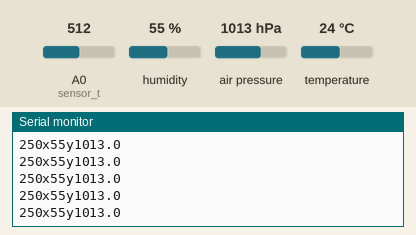
Simulated run of this sketch. Board: Arduino Uno, built with avr-gcc and run on an emulated ATmega328P. On the bench: the last lines printed to the serial monitor. The inputs (shaded band) are chosen by the test bench; at power-on: A0 (sensor_t) = 512, humidity 55 %, air pressure 1013 hPa, temperature 24 °C.

Above: at 4.4 s.
4.5 s: A0 (sensor_t) set to 212
At 4.57 s:
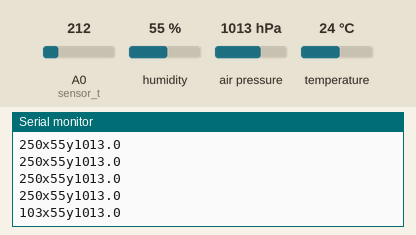
6.0 s: A0 (sensor_t) set to 186
At 6.38 s:
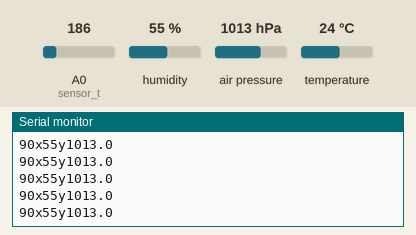
Timing chart, 0 to 9.0 s (numbered marks = the images above; inputs shaded):
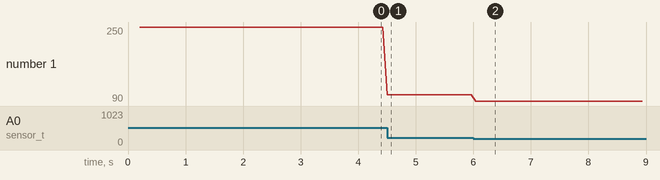

Measured:
- after the input at 4.5 s, the serial monitor: prints a new line at once (image 1)
- after the input at 6.0 s, the serial monitor: prints a new line at once (image 2)
- plotted number 1: 250 → 103 after the input at 4.5 s, 103 → 90 after the input at 6.0 s

The sketch:

P4.ino
```cpp
//Universidad Tecnologica Nacional - Facultad Regional Tucuman
//Departamento de Ingenieria Electronica - Sistemas de Control Biomedico
//by Fernandez Francisco Alberto


#include <DHT.h>
#include <SFE_BMP180.h>
#include <Wire.h>

const int sensor_t = A0;
int dato=0;
int temperatura=0;
const int p_dato=7;
DHT sensor_h(p_dato,DHT11);
int H;
SFE_BMP180 sensor_p;
char status;
double P, T=25;

void setup()
{
  Serial.begin(9600);
  sensor_h.begin();
  sensor_p.begin();
  delay(200);
}

void loop()
{
  dato = analogRead(sensor_t);
  temperatura = dato*0.48875855;
  Serial.print(temperatura);
  Serial.print("x");
  H = sensor_h.readHumidity();
  Serial.print(H);
  Serial.print("y");
  status = sensor_p.startPressure(3);
      if (status != 0){
        delay(status);
        status = sensor_p.getPressure(P,T);
        Serial.println(P,1);
      }
  delay(50);
}
```
